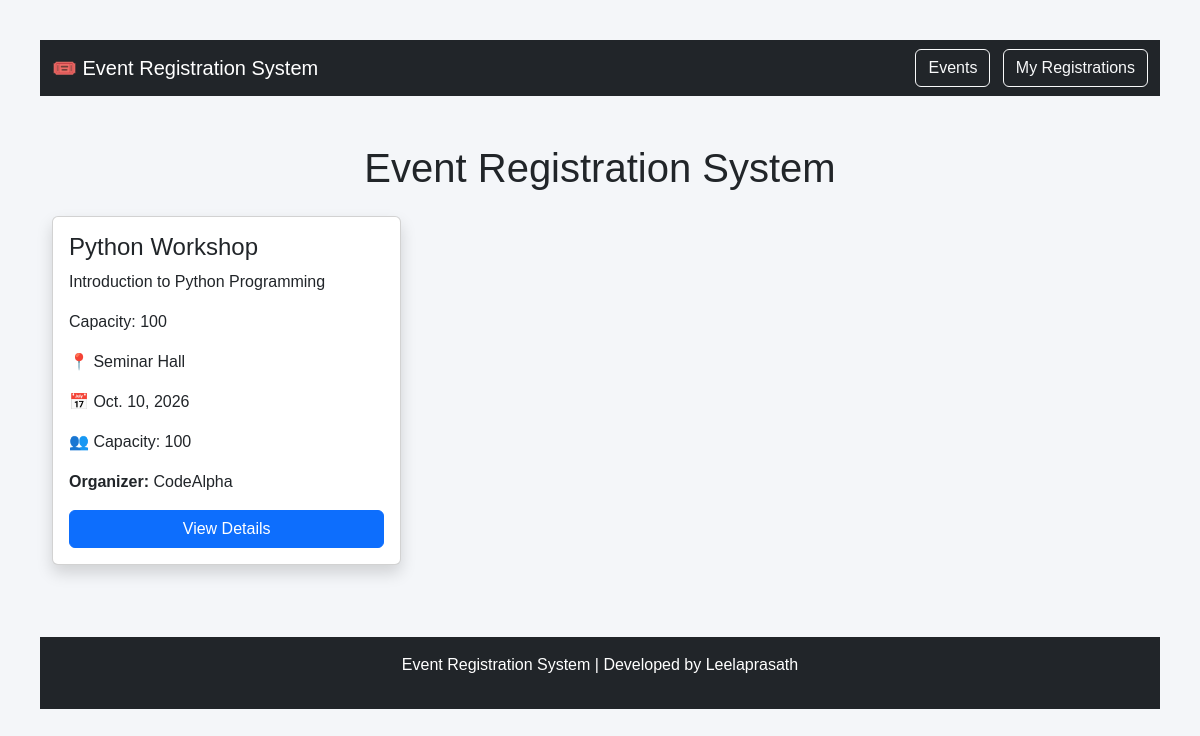
The app's page /events/, older data.
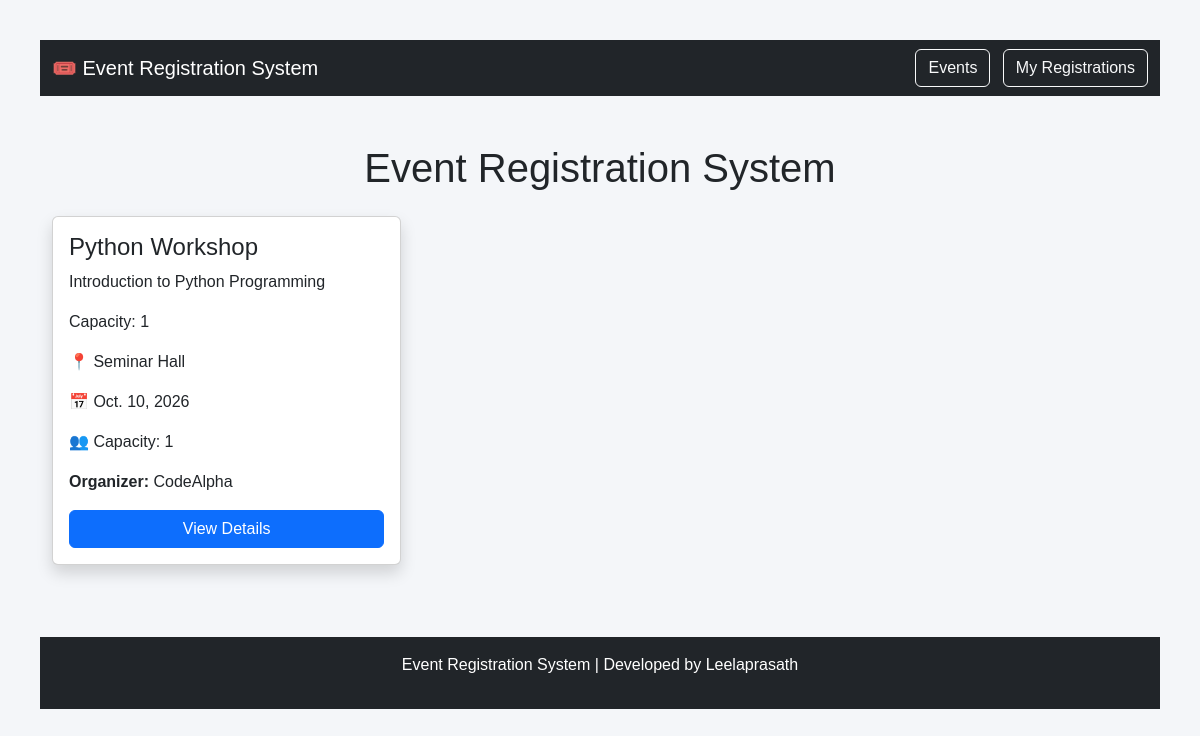
The same page, newer data.
### events/models.py (models this page shows, shortened)
class Event(models.Model):
    title = models.CharField(max_length=200)
    description = models.TextField()
    date = models.DateField()
    location = models.CharField(max_length=200)
    capacity = models.IntegerField()
    organizer = models.CharField(max_length=100)

### events/views.py (the view)
# urls.py: path('', views.event_list, name='event_list'),
def event_list(request):
    events = Event.objects.all()
    return render(
        request,
        'events/event_list.html',
        {
            'events': events
        }
    )

### events/templates/events/event_list.html (shortened to what this page needs)
<!DOCTYPE html>
<html>
<head>
    <link href="https://cdn.jsdelivr.net/npm/bootstrap@5.3.8/dist/css/bootstrap.min.css" rel="stylesheet">
</head>
<nav class="navbar navbar-expand-lg navbar-dark bg-dark">
    <div class="container">
        <a class="navbar-brand">
    🎟️ Event Registration System
</a>
        <div>
            <a
                href="/events/"
                class="btn btn-outline-light me-2"
            >
                Events
            </a>
            <a
                href="/events/my-registrations/"
                class="btn btn-outline-light"
            >
                My Registrations
            </a>
        </div>
    </div>
</nav>
<body>
<div class="container mt-5">
    <h1 class="text-center mb-4">
        Event Registration System
    </h1>
    <div class="row">
        {% for event in events %}
        <div class="col-md-4 mb-4">
            <div class="card shadow h-100">
                <div class="card-body d-flex flex-column">
                    <h4>{{ event.title }}</h4>
                    <p>
                        {{ event.description|truncatechars:100 }}
                    </p>
                    <p>
                        Capacity:
                        {{ event.capacity }}
                    </p>
                    <p>
    📍 {{ event.location }}
</p>
<p>
    📅 {{ event.date }}
</p>
<p>
    👥 Capacity: {{ event.capacity }}
</p>
<p>
    <strong>Organizer:</strong>
    {{ event.organizer }}
</p>
                    <a href="/events/{{ event.id }}/"
                    class="btn btn-primary mt-auto">
                    View Details
                    </a>
                </div>
            </div>
        </div>
        {% endfor %}
    </div>
</div>
</body>
<footer class="bg-dark text-white text-center p-3 mt-5">
    <p>
        Event Registration System |
        Developed by Leelaprasath
    </p>
</footer>
</html>

Row changes from the older to the newer data that the page shows:
changed Event "Python Workshop": capacity "100" → "1"
